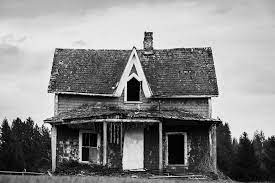
%> input picture TODOs/lec9/images/a.jpeg, 275 x 183 px
$ octave sharp_filter.m   (GNU Octave 9; MATLAB toolbox functions it lacks are replaced by stand-ins)
%> lines starting %> are read from the running program, lines starting %| are printed output that depends on the picture
### GenericCode/my_convolution.m
function output_image = my_convolution(input_image, kernel)
%> called with kernel = [0 -1 0; -1 5 -1; 0 -1 0]
  [rows, cols] = size(input_image);
%> rows = 183; cols = 275
  [k_rows, k_cols] = size(kernel);
  pad_size = floor([k_rows k_cols] / 2);
  % Pad size for add padding like if 3x3 filter then 1 col and 1 row should
  % be padded as 3/2 = 1.5 = 1

  % Pad the input image with zeros to avoid boundary effects
  padded_image = padarray(input_image, pad_size, 'both');
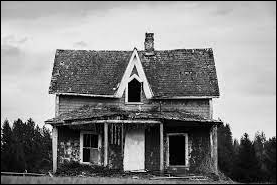
%> padded_image: size 185x277 double; min 0, max 255, mean 134.4
  % padarray is built function it take img, pad size and direction, from
  % both mean top,bottom,left right. you can see more details on https://www.mathworks.com/help/images/ref/padarray.html

  output_image = zeros(rows, cols);
  for i = 1:rows
    for j = 1:cols
      % Extract image neighborhood based on kernel size and padding
      image_window = padded_image(i:i+k_rows-1, j:j+k_cols-1);
      % Perform element-wise multiplication and summation (dot product)
      % in matlab .* do autoo element wise multiplication
      product = image_window .* kernel;
      new = reshape(product, 1, []);
      output_image(i, j) = sum(new);
    end
  end
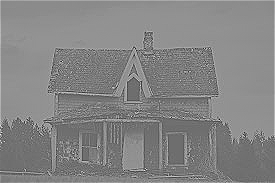
%> output_image: size 183x275 double; min -678, max 897, mean 139.6; drawn with min black and max white
end

### TODOs/lec9/sharp_filter.m
% import convultion/average code
addpath('../../GenericCode/')

img = double(rgb2gray(imread("./images/a.jpeg")));

% identity
% filter = [0 0 0; 0 1 0; 0 0 0];

% edge detection
% filter = [-1 -1 -1; -1 8 -1;-1 -1 -1];

% sharpen
filter = [0 -1 0; -1 5 -1; 0 -1 0];

% https://en.wikipedia.org/wiki/Kernel_%28image_processing%29

output = my_convolution(img,filter);

imshow(uint8(output));
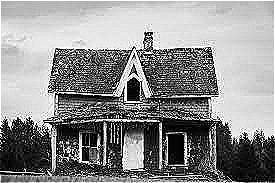
%> displayed picture: size 183x275, on the screen's scale of 0 to 255; min 0, max 255, mean 142.5
